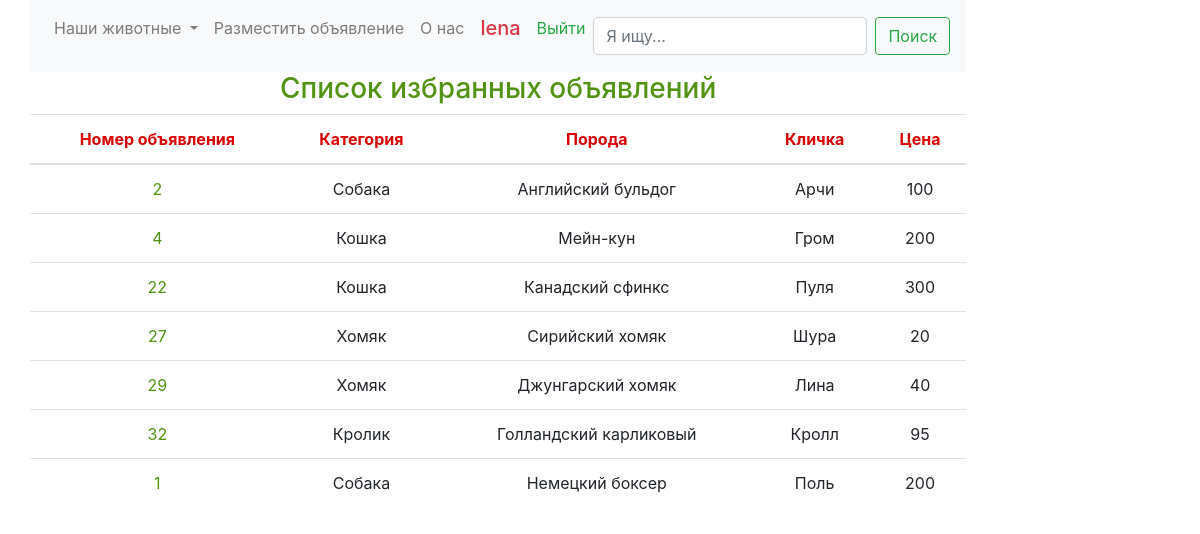
/favourites (signed in), run on the app's committed database.
### tables this page shows
CREATE TABLE pets (
            ad_id INTEGER PRIMARY KEY AUTOINCREMENT
          , category TEXT NOT NULL
          , category_lowercased TEXT NOT NULL
          , breed TEXT
          , breed_lowercased TEXT
          , gender TEXT
          , birthdate TEXT
          , name TEXT
          , name_lowercased TEXT
          , price INTEGER NOT NULL
          , photo TEXT
          , description TEXT
          , author_id INTEGER NOT NULL
          , FOREIGN KEY (author_id) REFERENCES users (id)
        );

### app/main.py (the view)
    @app.route('/favourites', methods=('GET', 'POST'))
    def favourites():
        if 'id' in session and session['id'] is not None:
            username = session['id']
            user_login = session['login']
            favorites_ads = db.favorites_for_user(db.open_db(db_url), username)
            counting = db.counting_favorites_for_user(db.open_db(db_url), username)
            counting_favorites = counting['number_favor_ads']
            return render_template('favourites.html', user_id=username, user_login=user_login,
                                   favorites_ads=favorites_ads, counting_favorites=counting_favorites)
        else:
            return redirect(url_for('login'))

### app/db.py (called while the page is built)
def open_db(url):
    connection = sqlite3.connect(url)
    connection.row_factory = sqlite3.Row
    return connection

def favorites_for_user(connection, user_id):
    with connection:
        cursor = connection.cursor()
        result = cursor.execute("""
       SELECT p.ad_id
            , p.category
            , p.breed
            , p.name
            , p.price
            , p.photo
         FROM pets p
    LEFT JOIN favourites f
           ON p.ad_id = f.ad
        WHERE f.user = :user_id
     ORDER BY f.id
       """, {'user_id': user_id}).fetchall()
        return result

def counting_favorites_for_user(connection, user_id):
    with connection:
        cursor = connection.cursor()
        result = cursor.execute("""
       SELECT COUNT(id) number_favor_ads
         FROM favourites
         WHERE user = :user_id""", {'user_id': user_id}).fetchone()
        return result

### app/templates/favourites.html (shortened to what this page needs)
{% extends "base.html" %}
{% block body %}
<p class="h3 text-center font-bold" style="color:#529314"> Список избранных объявлений </p>
<table class="table text-center">
  <thead>
    <tr  style="color:#D90204">
      <th scope="col">Номер объявления</th>
      <th scope="col">Категория</th>
      <th scope="col">Порода</th>
      <th scope="col">Кличка</th>
      <th scope="col">Цена</th>
    </tr>
  </thead>
  <tbody>
          {% for ad in favorites_ads %}
    <tr>
        <td><a href="{{ url_for('details', ad_id=ad.ad_id) }}" style="color:#529314"> {{ ad.ad_id }} </a></td>
      <td>{{ ad.category }}</td>
      <td>{{ ad.breed }}</td>
      <td>{{ ad.name }}</td>
      <td>{{ ad.price }}</td>
    </tr>
         {% endfor %}
  </tbody>
</table>
       {% endblock %}

### data on the page
pets: ad_id "2", category "Собака", breed "Английский бульдог", name "Арчи", price "100"
pets: ad_id "4", category "Кошка", breed "Мейн-кун", name "Гром", price "200"
pets: ad_id "22", category "Кошка", breed "Канадский сфинкс", name "Пуля", price "300"
pets: ad_id "27", category "Хомяк", breed "Сирийский хомяк", name "Шура", price "20"
pets: ad_id "29", category "Хомяк", breed "Джунгарский хомяк", name "Лина", price "40"
pets: ad_id "32", category "Кролик", breed "Голландский карликовый", name "Кролл", price "95"
pets: ad_id "1", category "Собака", breed "Немецкий боксер", name "Поль", price "200"

### other printed values
{{ user_login }} "lena"
